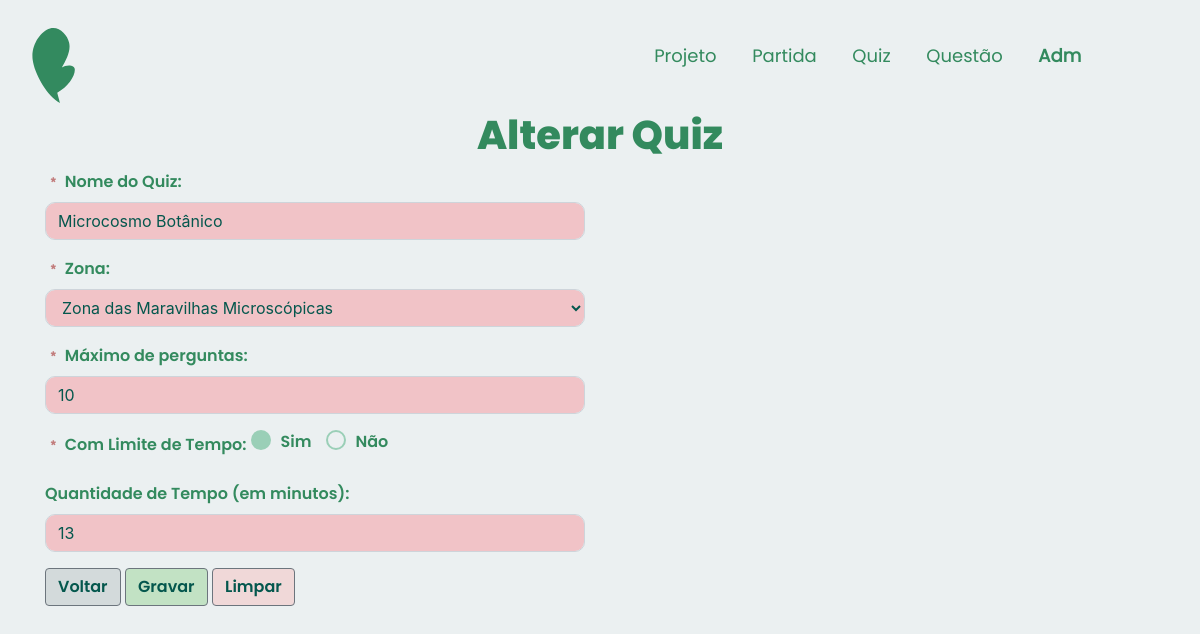
The page /app/controllers/QuizController.php?action=edit&id=23 on the database its author committed.
### tables this page shows
CREATE TABLE IF NOT EXISTS `quiz` (
  `idQuiz` INT NOT NULL AUTO_INCREMENT,
  `maximoPergunta` INT NOT NULL,
  `nomeQuiz` VARCHAR(45) NOT NULL,
  `comTempo` TINYINT NOT NULL,
  `quantTempo` INT NOT NULL,
  `idZona` INT NOT NULL,
  PRIMARY KEY (`idQuiz`),
  CONSTRAINT `fk_quizzona`
    FOREIGN KEY (`idZona`)
    REFERENCES `zona` (`idZona`)
    ON DELETE NO ACTION
    ON UPDATE NO ACTION);

CREATE TABLE `zona` (
  `idZona` int(11) NOT NULL,
  `nomeZona` varchar(60) NOT NULL,
  `qntPlantas` int(11) DEFAULT NULL,
  `pontoZona` int(11) DEFAULT NULL
);

### app/models/QuizModel.php (called while the page is built, shortened)
<?php
class Quiz
{
    private $maximoPergunta;
    private $nomeQuiz;
    private $comTempo;
    private $quantTempo;
    private $idZona;
    public function getMaximoPergunta()
    {
        return $this->maximoPergunta;
    }
    public function setMaximoPergunta($maximoPergunta)
    {
        $this->maximoPergunta = $maximoPergunta;
        return $this;
    }
    public function getNomeQuiz()
    {
        return $this->nomeQuiz;
    }
    public function setNomeQuiz($nomeQuiz)
    {
        $this->nomeQuiz = $nomeQuiz;
        return $this;
    }
    public function getComTempo()
    {
        return $this->comTempo;
    }
    public function setComTempo($comTempo)
    {
        $this->comTempo = $comTempo;
        return $this;
    }
    public function getQuantTempo()
    {
        return $this->quantTempo;
    }
    public function setQuantTempo($quantTempo)
    {
        $this->quantTempo = $quantTempo;
        return $this;
    }
    public function getIdZona()
    {
        return $this->idZona;
    }
    public function setIdZona($idZona)
    {
        $this->idZona = $idZona;
        return $this;
    }
}

### app/dao/QuizDAO.php (called while the page is built, shortened)
<?php
include_once(__DIR__ . "/../models/QuizModel.php");
include_once(__DIR__ . "/../models/ZonaModel.php");
class QuizDAO
{
    public function findById(int $id)
    {
        $conn = Connection::getConn();
        $sql = QuizDAO::SQL_QUIZ .
            " WHERE q.idQuiz = ?";
        $stm = $conn->prepare($sql);
        $stm->execute([$id]);
        $result = $stm->fetchAll();
        $quizzes = $this->mapQuizzes($result);
        if (count($quizzes) == 1)
            return $quizzes[0];
        elseif (count($quizzes) == 0)
            return null;
        die("QuizDAO.findById()" .
            " - Erro: mais de um quiz encontrado.");
    }
    private function mapQuizzes($result)
    {
        $quizzes = array();
        foreach ($result as $row) {
            $quiz = new Quiz();
            $quiz->setIdQuiz($row['idQuiz']);
            $quiz->setMaximoPergunta($row['maximoPergunta']);
            $quiz->setNomeQuiz($row['nomeQuiz']);
            $quiz->setComTempo($row['comTempo']);
            $quiz->setQuantTempo($row['quantTempo']);
            $quiz->setIdZona($row['idZona']);
            $zona = new Zona();
            $zona->setIdZona($row['idZona']);
            $zona->setNomeZona($row['nomeZona']);
            $quiz->setZona($zona);
            array_push($quizzes, $quiz);
        }
        return $quizzes;
    }
}

### app/models/ZonaModel.php (called while the page is built, shortened)
<?php
class Zona {
    private $IdZona;
    private $NomeZona;
    public function __construct($id="",$nome="", $qntP="", $pontosT=0)
    {
        $this->IdZona = $id;
        $this->NomeZona = $nome;
    }
    public function getIdZona()
    {
        return $this->IdZona;
    }
    public function setIdZona($IdZona)
    {
        $this->IdZona = $IdZona;
        return $this;
    }
    public function getNomeZona()
    {
        return $this->NomeZona;
    }
    public function setNomeZona($NomeZona)
    {
        $this->NomeZona = $NomeZona;
        return $this;
    }
    }
?>

### app/dao/ZonaDAO.php (called while the page is built, shortened)
<?php
include_once(__DIR__ . "/../models/ZonaModel.php");
class ZonaDAO
{
    public function list()
    {
        $conn = Connection::getConn();
        $sql = "SELECT z.idZona, z.nomeZona, COUNT(p.idPlanta) AS qntPlantas, SUM(p.pontuacaoPlanta) AS pontoZona
        FROM zona z
        LEFT JOIN planta p ON z.idZona = p.idZona
        GROUP BY z.idZona, z.nomeZona
        ORDER BY z.idZona";
        $stm = $conn->prepare($sql);
        $stm->execute();
        $result = $stm->fetchAll();
        $zonas = array();
        foreach ($result as $reg) :
            $zona =
                new Zona($reg['idZona'], $reg['nomeZona'], $reg['qntPlantas'], $reg['pontoZona']);
            array_push($zonas, $zona);
        endforeach;
        return $zonas;
    }
}

### app/views/quiz/form.php (the view, shortened to what this page needs)
<!DOCTYPE html>
<html lang="en">
<head>
    <?php require_once(__DIR__ . "/../../bootstrap/navADMMeninas.php"); ?>
    <?php require_once(__DIR__ . "/../../bootstrap/header.php"); ?>
    <link rel="stylesheet" href="<?php echo BASEURL; ?>/views/css/cabecalho.css">
    <link rel="stylesheet" href="<?php echo BASEURL; ?>/views/css/index.css">
    <link rel="stylesheet" href="<?php echo BASEURL; ?>/views/css/form.css">
</head>
<body>
    <h1 class="text-center tituloPagina">
        <?php if ($dados['id'] == 0) echo "Inserir";
        else echo "Alterar";
        ?>
        Quiz
    </h1>
    <div class="container">
        <div class="row" style="margin-top: 10px;">
            <div class="col-6">
                <form id="frmQuiz" method="POST" action="<?= BASEURL ?>/controllers/QuizController.php?action=save">
                    <div class="form-group">
                        <label for="txtNomeQuiz" class="nomeAtributo"><span class="asterisco">﹡</span> Nome do Quiz:</label>
                        <input class="form-control" type="text" id="txtNomeQuiz" name="nomeQuiz" maxlength="45" placeholder="Informe o nome do quiz" value="<?php echo (isset($dados["quiz"]) ? $dados["quiz"]->getNomeQuiz() : ''); ?>" />
                    </div>
                    <div class="form-group">
                        <label for="selectZona" class="nomeAtributo"><span class="asterisco">﹡</span> Zona:</label>
                        <select class="form-control" id="selectZona" name="zona">
                            <?php foreach ($dados['zonas'] as $zona) : ?>
                                <option value="<?php echo $zona->getIdZona(); ?>" <?php echo (isset($dados["quiz"]) && $dados["quiz"]->getIdZona() == $zona->getIdZona() ? 'selected' : '') ?>>
                                    <?php echo $zona->getNomeZona(); ?>
                                </option>
                            <?php endforeach; ?>
                        </select>
                    </div>
                    <div class="form-group">
                        <label for="txtMaximoPergunta" class="nomeAtributo "><span class="asterisco">﹡</span> Máximo de perguntas: </label>
                        <input class="form-control" type="number" id="txtMaximoPergunta" name="maximoPergunta" placeholder="Informe o máximo de perguntas do quiz" value="<?php echo (isset($dados["quiz"]) ? $dados["quiz"]->getMaximoPergunta() : ''); ?>" />
                    </div>
                    <div class="form-group">
                        <label for="radComTempo" class="nomeAtributo"><span class="asterisco">﹡</span> Com Limite de Tempo:</label>
                        <input type="radio" id="radComTempoSim" name="comTempo" value="1" <?php echo (isset($dados["quiz"])
                                                                                                && $dados["quiz"]->getComTempo() == 1) ? "checked" : ""; ?>>
                        <label for="radComTempoSim" class="nomeAtributo">Sim</label>
                        <input type="radio" id="radComTempoNao" name="comTempo" value="0" <?php echo ((!isset($dados["quiz"])) || (!$dados["quiz"]->getComTempo() == 1)) ? "checked" : ""; ?>>
                        <label for="radComTempoNao" class="nomeAtributo">Não</label>
                    </div>
                    <div class="form-group" id="divQuantTempo" style="<?php echo (isset($dados["quiz"]) && $dados["quiz"]->getComTempo() == 1) ? 'block' : 'none'; ?>">
                        <label for="txtQuantTempo" class="nomeAtributo">Quantidade de Tempo (em minutos): </label>
                        <input class="form-control" type="number" id="txtQuantTempo" name="quantTempo" placeholder="Informe a quantidade de tempo do quiz" value="<?php echo (isset($dados["quiz"]) ? $dados["quiz"]->getQuantTempo() : ''); ?>" />
                    </div>
                    <div class="form-group">
                        <a class="btn btn-secondary botaoVoltar" href="<?= BASEURL ?>/controllers/QuizController.php?action=list">Voltar</a>
                        <button type="submit" class="btn btn-secondary botaoGravar">Gravar</button>
                        <button type="reset" class="btn btn-secondary botaoLimpar">Limpar</button>
                    </div>
                </form>
            </div>
            <div class="col-6">
            </div>
        </div>
    </div>
</body>
</html>

### app/views/css/cabecalho.css (style rules this page uses)
:root { --principal: #338a5f; --verdao: #04574d; --branco: #ebf0f1; --branquinho: #ebf0f14b; --destaque: #f58c95; --rosinha: #f0b6bc; --cinza: #586660; --cinzinha: #d3dadb; width: 100%; height: 100%; font-family: Poppins-regular, Roboto; }
button, button:focus, button::after, button::before { outline: none !important; }

### app/views/css/index.css (style rules this page uses)
:root { --principal: #338a5f; --verdao: #04574d; --branco: #ebf0f1; --branquinho: #ebf0f14b; --destaque: #f58c95; --rosinha: #f0b6bc; --cinza: #586660; --cinzinha: #d3dadb; width: 100%; height: 100%; font-family: Poppins-regular, Roboto; }
button, button:focus, button::after, button::before { outline: none !important; }
body { background-color: var(--branco); }
body { overflow-x: hidden; }

### app/views/css/form.css (style rules this page uses)
:root { --principal: hsl(150, 46%, 37%); --verdao: #04574d; --verdinho: #9acfb7; --branco: #ebf0f1; --branquinho: #ebf0f14b; --destaque: #f58c95; --rosinha: #f0b6bc; --rosinhasinha: #f1c3c7; --cinza: #586660; --cinzinha: #d3dadb; --vermelho: #c27e7e; width: 100%; height: 100%; font-family: Poppins-regular, Roboto; }
.tituloPagina { font-weight: 600; color: var(--principal); font-family: "Poppins"; }
.nomeAtributo { font-weight: 700; color: var(--principal); font-family: "Poppins-semibold"; }
.form-control { border-radius: 10px; background-color: var( --rosinhasinha ); color: var(--verdao); }
.form-group label[for="radComTempoSim"], .form-group label[for="radComTempoNao"] { display: inline-block; vertical-align: middle; margin-right: 10px; }
.form-group input[type="radio"] { margin-right: 5px; appearance: none; -webkit-appearance: none; -moz-appearance: none; width: 20px; height: 20px; border-radius: 50%; border: 2px solid var(--verdinho); transition: background-color 0.3s ease, border-color 0.3s ease; }
.form-group input[type="radio"]:checked { background-color: var(--verdinho); border-color: var(--verdinho); }
.botaoGravar { background-color: #c2e2c4; color: var(--verdao); font-family: "Poppins-semibold"; }
.botaoLimpar { background-color: #f0d8d8; color: var(--verdao); font-family: "Poppins-semibold"; }
.botaoVoltar { background-color: var(--cinzinha); color: var(--verdao); font-family: "Poppins-semibold"; }
.asterisco { color: var(--vermelho); }
body { background-color: var(--branco); }

### rows shown on the page
quiz: nomeQuiz "Microcosmo Botânico", zona "Zona das Maravilhas Microscópicas", maximoPergunta "10", comTempo "☑ Sim", comTempo "☐ Não", quantTempo "13"
